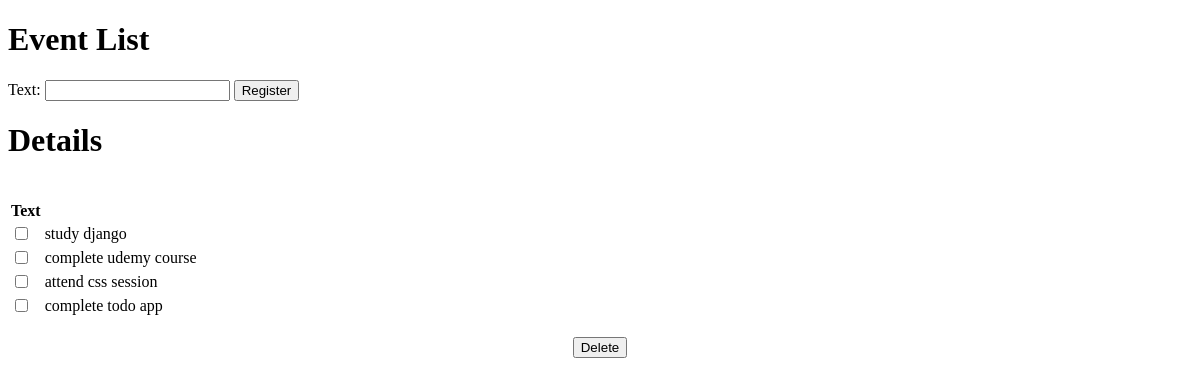
The page /show on the database as committed earlier.
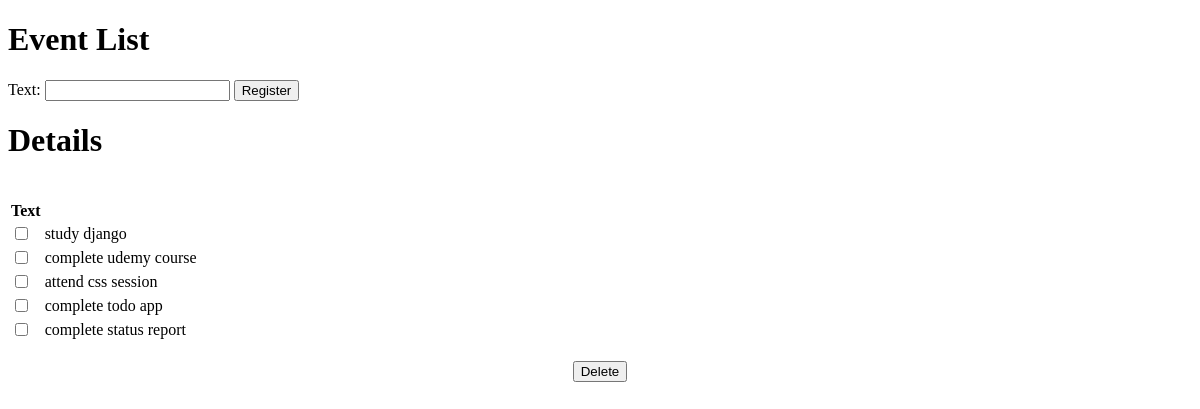
The same page on the database as committed later.
### todoapp/models.py (models this page shows)
class detailss(models.Model):
    text=models.CharField(max_length=100)
    completed=models.BooleanField()

### todoapp/views.py (the view)
# urls.py: path('show',views.show,name="show"),
def show(request):
        query_results = detailss.objects.all()
        context ={
            "results":query_results,
        }
        return render(request,'todoapp/show.html',context)

### todoapp/templates/todoapp/show.html (shortened to what this page needs)
{% load static %}
<!DOCTYPE html>
<html>
<body>
<h1>Event List</h1>
<form action="{% url 'details' %}" method="post">
<label for="text">Text:</label>
<input type="text" id="text" name="text">
<input type="submit" value="Register"/>
</form>
<table>
        <h1>Details</h1><br>
        <tr>
            <th>Text</th>
        </tr>
        {% for item in results %}
        <tr  onclick="window.location='{% url 'completed' item.id %}';">
            {% if item.completed  %}
                <td><input type="checkbox" checked ></td>
            {% else %}
                <td><input type="checkbox" unchecked ></td>
            {% endif %}
            <td>{{ item.text }}</td>
        </tr>
        {% endfor %}
        </table>
        <br><center>
        <button type="button" onclick="window.location='{% url 'deleted'  %}';" >Delete</button></center>
</body>
</html>

Rows that differ between the two databases and show on the page:
added detailss: text "complete status report"
